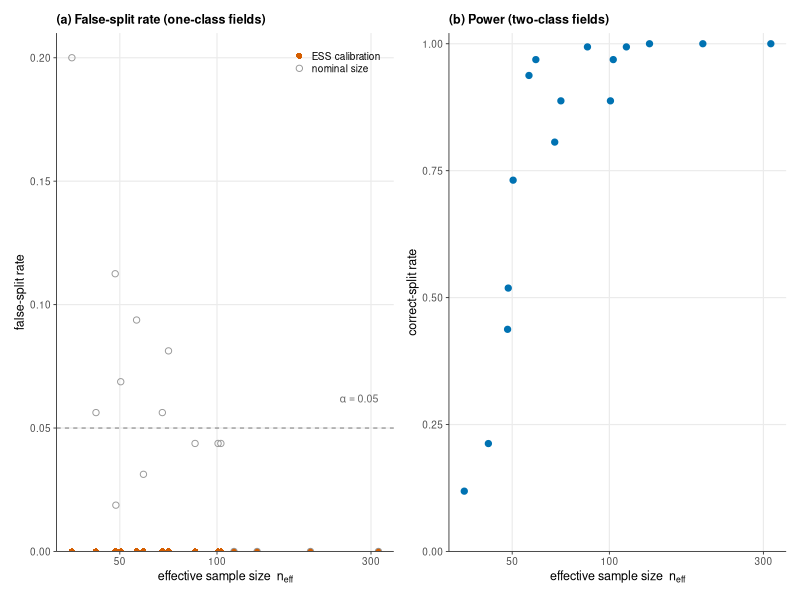
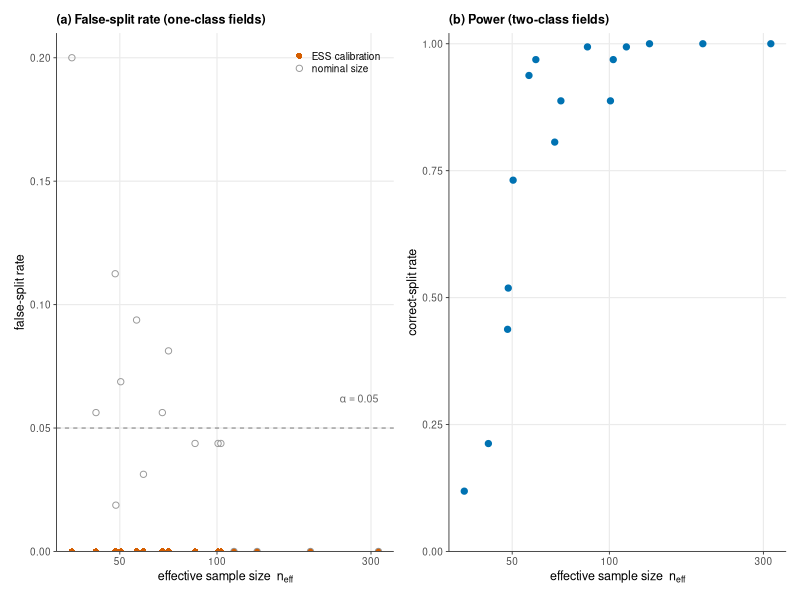

Source code (R) for these figures, in order:
#!/usr/bin/env Rscript
# Figure 4: empirical level and power of the calibrated test vs effective sample
# size. (a) false-split rate on single-class (H0) fields, ESS calibration vs
# nominal-n calibration, against the nominal alpha; (b) power on two-class (H1)
# fields. Shows the effective-sample-size calibration controls the level at or
# below alpha and keeps it stable as n_eff varies, while retaining power.

suppressPackageStartupMessages({
  library(readr); library(dplyr); library(tidyr)
  library(ggplot2); library(patchwork)
})

d <- read_csv("../../experiments/results/level_neff.csv", show_col_types = FALSE)

base_theme <- theme_minimal(base_size = 9) +
  theme(panel.grid.minor = element_blank(),
        axis.line = element_line(linewidth = 0.3, colour = "grey20"),
        axis.ticks = element_line(linewidth = 0.3, colour = "grey20"),
        legend.position = c(0.98, 0.98), legend.justification = c(1, 1),
        legend.title = element_blank(), legend.background = element_blank(),
        legend.key.size = unit(9, "pt"),
        plot.title = element_text(size = 9, face = "bold"))

## (a) false-split rate vs n_eff
dfa <- d |>
  select(n_eff, `ESS calibration` = fsr_ess, `nominal size` = fsr_nominal) |>
  pivot_longer(-n_eff, names_to = "series", values_to = "fsr")

pA <- ggplot(dfa, aes(n_eff, fsr, colour = series, shape = series)) +
  geom_hline(yintercept = 0.05, linetype = "dashed", colour = "grey40",
             linewidth = 0.3) +
  annotate("text", x = max(dfa$n_eff), y = 0.062, label = "alpha == 0.05",
           parse = TRUE, hjust = 1, size = 2.7, colour = "grey40") +
  geom_point(size = 1.8) +
  scale_colour_manual(values = c("ESS calibration" = "#D55E00",
                                 "nominal size" = "#999999")) +
  scale_shape_manual(values = c("ESS calibration" = 16, "nominal size" = 1)) +
  scale_x_log10() +
  scale_y_continuous(limits = c(0, NA), expand = expansion(c(0, 0.05))) +
  labs(title = "(a) False-split rate (one-class fields)",
       x = expression(effective~sample~size~~n[eff]),
       y = "false-split rate") +
  base_theme

## (b) power vs n_eff
pB <- ggplot(d, aes(n_eff, power)) +
  geom_point(size = 1.8, colour = "#0072B2") +
  scale_x_log10() +
  scale_y_continuous(limits = c(0, 1.001), expand = expansion(c(0, 0.02))) +
  labs(title = "(b) Power (two-class fields)",
       x = expression(effective~sample~size~~n[eff]),
       y = "correct-split rate") +
  base_theme + theme(legend.position = "none")

fig <- pA + pB + plot_layout(widths = c(1, 1))
ggsave("level.png", fig, width = 7.0, height = 3.0, dpi = 300, bg = "white")
ggsave("level.pdf", fig, width = 7.0, height = 3.0, bg = "white")
cat("wrote level.png / level.pdf\n")
